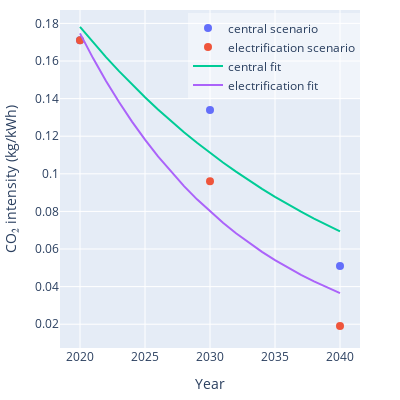

Here is the notebook cell this chart was saved with:
### Code cell
fig.show()

### Figure 1 — Plotly figure (JSON) as saved in the notebook; plotly's stock layout.template omitted (floating-point values rounded to 4 significant figures)
{"data": [{"marker": {"size": 8}, "mode": "markers", "name": "central scenario", "type": "scatter", "x": [2020, 2030, 2040], "y": [0.171, 0.134, 0.051]}, {"marker": {"size": 8}, "mode": "markers", "name": "electrification scenario", "type": "scatter", "x": [2020, 2030, 2040], "y": [0.171, 0.096, 0.019]}, {"marker": {"size": 8}, "mode": "lines", "name": "central fit", "type": "scatter", "x": [2020, 2021, 2022, 2023, 2024, 2025, 2026, 2027, 2028, 2029, 2030, 2031, 2032, 2033, 2034, 2035, 2036, 2037, 2038, 2039, 2040], "y": [0.1781, 0.1699, 0.1621, 0.1546, 0.1475, 0.1407, 0.1342, 0.128, 0.1221, 0.1165, 0.1111, 0.106, 0.1011, 0.09646, 0.09202, 0.08778, 0.08373, 0.07987, 0.07619, 0.07268, 0.06933]}, {"marker": {"size": 8}, "mode": "lines", "name": "electrification fit", "type": "scatter", "x": [2020, 2021, 2022, 2023, 2024, 2025, 2026, 2027, 2028, 2029, 2030, 2031, 2032, 2033, 2034, 2035, 2036, 2037, 2038, 2039, 2040], "y": [0.1747, 0.1615, 0.1494, 0.1382, 0.1278, 0.1182, 0.1093, 0.1011, 0.09345, 0.08642, 0.07992, 0.07391, 0.06835, 0.06321, 0.05846, 0.05406, 0.05, 0.04624, 0.04276, 0.03954, 0.03657]}], "layout": {"height": 400, "legend": {"bgcolor": "RGBA(255,255,255,0.4)", "x": 1, "xanchor": "right", "y": 0.99, "yanchor": "top"}, "margin": {"b": 10, "l": 50, "r": 40, "t": 10}, "width": 400, "xaxis": {"title": {"text": "Year"}}, "yaxis": {"title": {"text": "CO₂ intensity (kg/kWh)"}}}}
